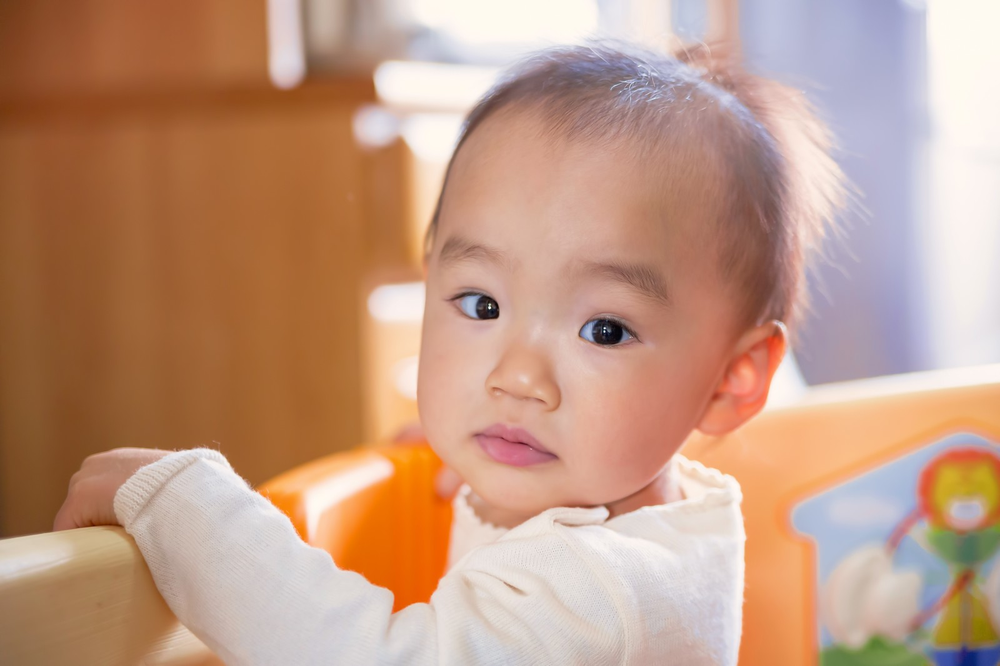
#> input picture Y2-Sem2/AI活用演習/2023-10-23/04_opencv_face/baby.png, 1000 x 666 px, shrunk from 1600 x 1066 before the run
$ python face_detect.py
#> lines starting #> are read from the running program, lines starting #| are printed output that depends on the picture; after the words box and inside, x2 and y2 are one past the last pixel; in counts of white or black regions, pixels touching at a corner belong together
import matplotlib.pyplot as plt
import cv2

# Haar-cascade分類器を読み込む
cascade_file = "./haarcascade_frontalface_alt.xml"
cascade = cv2.CascadeClassifier(cascade_file)

# 画像を読み込み、グレースケールに変換する
img = cv2.imread("./04_opencv_face/baby.png")
#> img is the input picture: shape (666, 1000, 3); mean B, G, R 131.1, 153.4, 193
img_gray = cv2.cvtColor(img,cv2.COLOR_BGR2GRAY)
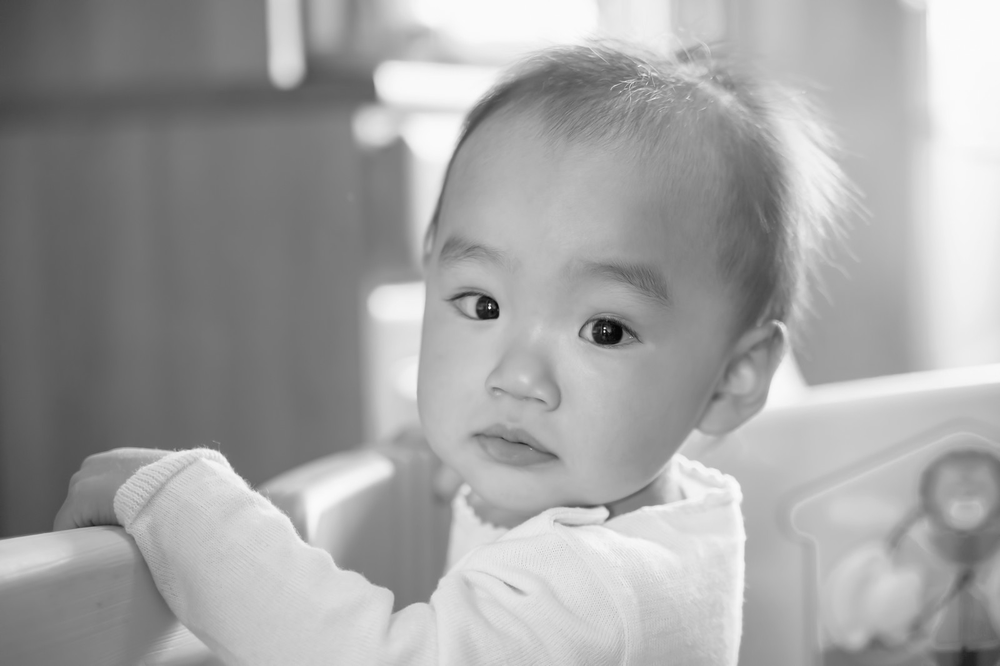
#> img_gray: shape (666, 1000); min 5, max 255, mean 162.7

# Haar-cascade分類器を用いて顔を検出する
face_list = cascade.detectMultiScale(img_gray,minSize=(150,150))
#> face_list = [[345, 158, 379, 379]]

# 顔が検出されなかった場合はプログラムを終了する
if len(face_list) == 0:
    print("顔が見つかりません")
    quit()

# 検出された顔の数だけ処理する
for(x,y,w,h) in face_list:
    # 顔の座標を出力する
    print("顔の座標=",x,y,w,h)
    # 赤色の線で顔の周りに四角形を描画する
    red = (0,0,255)
    cv2.rectangle(img , (x,y) , (x+w , y+h) , red , thickness=20)
#> this loop made 1 pass
#> (x, y, w, h, red) on pass 1: (345, 158, 379, 379, (0, 0, 255))
#| 顔の座標= 345 158 379 379
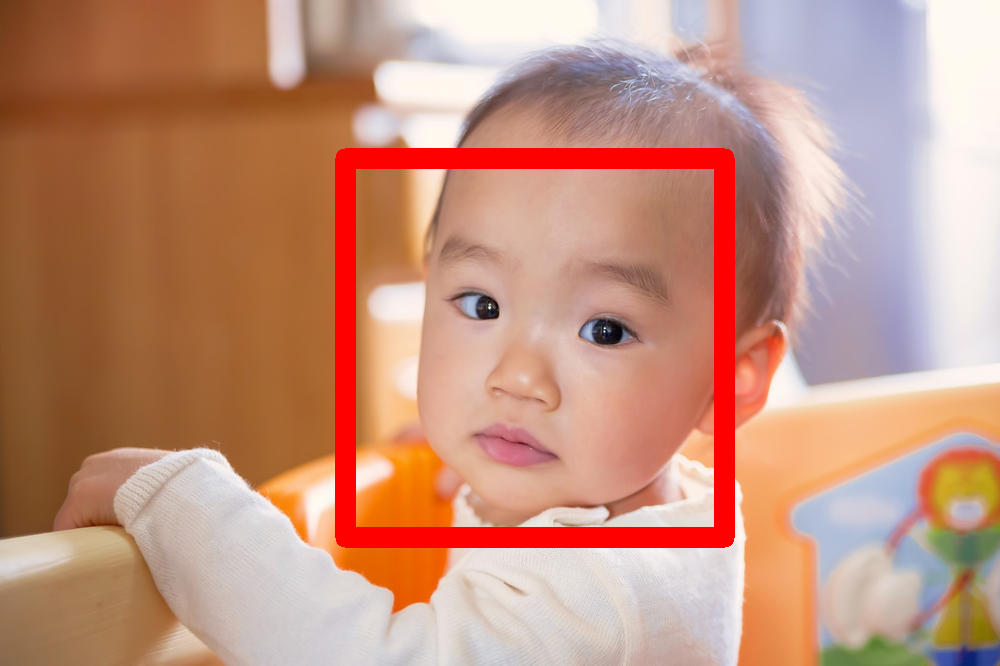
#> img: shape (666, 1000, 3); 4.76% of pixels changed, all inside (x1, y1, x2, y2) = (335, 148, 735, 548)

# 処理された画像を保存する
cv2.imwrite("./04_opencv_face/face-detect.png",img)

# 画像を表示する
plt.imshow(cv2.cvtColor(img, cv2.COLOR_BGR2RGB))
plt.show()
